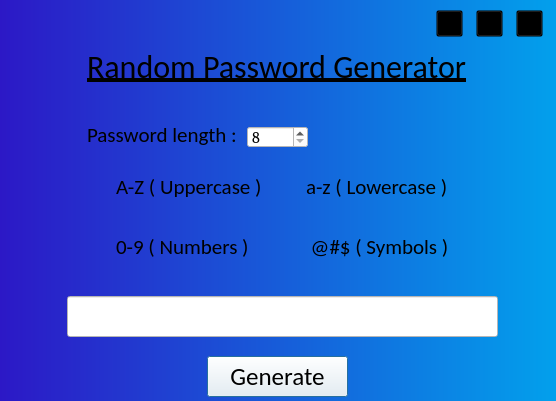
<?xml version="1.0" encoding="UTF-8"?>
<ui version="4.0">
 <class>Dialog</class>
 <widget class="QDialog" name="Dialog">
  <property name="windowModality">
   <enum>Qt::NonModal</enum>
  </property>
  <property name="enabled">
   <bool>true</bool>
  </property>
  <property name="geometry">
   <rect>
    <x>0</x>
    <y>0</y>
    <width>556</width>
    <height>401</height>
   </rect>
  </property>
  <property name="windowTitle">
   <string>Password Generator</string>
  </property>
  <property name="styleSheet">
   <string notr="true">background-color: qlineargradient(spread:pad, x1:0, y1:0, x2:1, y2:0, stop:0 rgba(44,24,198,1) stop:1  rgba(2,160,236,1));</string>
  </property>
  <widget class="QPushButton" name="btnGenerate">
   <property name="enabled">
    <bool>true</bool>
   </property>
   <property name="geometry">
    <rect>
     <x>207</x>
     <y>356</y>
     <width>141</width>
     <height>41</height>
    </rect>
   </property>
   <property name="font">
    <font>
     <family>Calibri</family>
     <pointsize>19</pointsize>
     <italic>false</italic>
    </font>
   </property>
   <property name="cursor">
    <cursorShape>PointingHandCursor</cursorShape>
   </property>
   <property name="styleSheet">
    <string notr="true">background-color: rgb(250,250,250);</string>
   </property>
   <property name="text">
    <string>Generate</string>
   </property>
  </widget>
  <widget class="QCheckBox" name="checkUppercase">
   <property name="geometry">
    <rect>
     <x>97</x>
     <y>166</y>
     <width>171</width>
     <height>41</height>
    </rect>
   </property>
   <property name="font">
    <font>
     <family>Calibri</family>
     <pointsize>16</pointsize>
    </font>
   </property>
   <property name="styleSheet">
    <string notr="true">background-color: transparent;</string>
   </property>
   <property name="text">
    <string>A-Z ( Uppercase )</string>
   </property>
  </widget>
  <widget class="QCheckBox" name="checkLowercase">
   <property name="geometry">
    <rect>
     <x>287</x>
     <y>166</y>
     <width>171</width>
     <height>41</height>
    </rect>
   </property>
   <property name="font">
    <font>
     <family>Calibri</family>
     <pointsize>16</pointsize>
    </font>
   </property>
   <property name="styleSheet">
    <string notr="true">background-color: transparent;</string>
   </property>
   <property name="text">
    <string>a-z ( Lowercase )</string>
   </property>
  </widget>
  <widget class="QCheckBox" name="checkNumbers">
   <property name="geometry">
    <rect>
     <x>97</x>
     <y>226</y>
     <width>161</width>
     <height>41</height>
    </rect>
   </property>
   <property name="font">
    <font>
     <family>Calibri</family>
     <pointsize>16</pointsize>
    </font>
   </property>
   <property name="styleSheet">
    <string notr="true">background-color: transparent;</string>
   </property>
   <property name="text">
    <string>0-9 ( Numbers )</string>
   </property>
  </widget>
  <widget class="QCheckBox" name="checkSymbols">
   <property name="geometry">
    <rect>
     <x>287</x>
     <y>226</y>
     <width>171</width>
     <height>41</height>
    </rect>
   </property>
   <property name="font">
    <font>
     <family>Calibri</family>
     <pointsize>16</pointsize>
    </font>
   </property>
   <property name="styleSheet">
    <string notr="true">background-color: transparent;</string>
   </property>
   <property name="text">
    <string> @#$ ( Symbols )</string>
   </property>
  </widget>
  <widget class="QLabel" name="label">
   <property name="geometry">
    <rect>
     <x>87</x>
     <y>114</y>
     <width>161</width>
     <height>41</height>
    </rect>
   </property>
   <property name="font">
    <font>
     <family>Calibri</family>
     <pointsize>16</pointsize>
    </font>
   </property>
   <property name="styleSheet">
    <string notr="true">background-color: transparent;</string>
   </property>
   <property name="text">
    <string>Password length :</string>
   </property>
  </widget>
  <widget class="QSpinBox" name="Pass_length">
   <property name="geometry">
    <rect>
     <x>247</x>
     <y>126</y>
     <width>61</width>
     <height>22</height>
    </rect>
   </property>
   <property name="font">
    <font>
     <family>Cambria</family>
     <pointsize>12</pointsize>
    </font>
   </property>
   <property name="styleSheet">
    <string notr="true">background-color: rgb(255,255,255);</string>
   </property>
   <property name="minimum">
    <number>8</number>
   </property>
  </widget>
  <widget class="QLineEdit" name="txtPass">
   <property name="enabled">
    <bool>true</bool>
   </property>
   <property name="geometry">
    <rect>
     <x>67</x>
     <y>296</y>
     <width>431</width>
     <height>41</height>
    </rect>
   </property>
   <property name="font">
    <font>
     <family>Calibri</family>
     <pointsize>18</pointsize>
    </font>
   </property>
   <property name="autoFillBackground">
    <bool>false</bool>
   </property>
   <property name="styleSheet">
    <string notr="true">background-color: rgb(255, 255, 255);</string>
   </property>
  </widget>
  <widget class="QLabel" name="label_2">
   <property name="geometry">
    <rect>
     <x>87</x>
     <y>36</y>
     <width>391</width>
     <height>61</height>
    </rect>
   </property>
   <property name="font">
    <font>
     <family>Calibri</family>
     <pointsize>24</pointsize>
     <underline>true</underline>
    </font>
   </property>
   <property name="styleSheet">
    <string notr="true">background-color:transparent;</string>
   </property>
   <property name="text">
    <string>Random Password Generator</string>
   </property>
  </widget>
  <widget class="QPushButton" name="btncopy">
   <property name="geometry">
    <rect>
     <x>460</x>
     <y>300</y>
     <width>35</width>
     <height>33</height>
    </rect>
   </property>
   <property name="cursor">
    <cursorShape>PointingHandCursor</cursorShape>
   </property>
   <property name="mouseTracking">
    <bool>false</bool>
   </property>
   <property name="focusPolicy">
    <enum>Qt::StrongFocus</enum>
   </property>
   <property name="toolTip">
    <string/>
   </property>
   <property name="layoutDirection">
    <enum>Qt::LeftToRight</enum>
   </property>
   <property name="styleSheet">
    <string notr="true">
background-image: url(:/C:/Users/Dimuth De Zoysa/Downloads/duplicate.png);</string>
   </property>
   <property name="text">
    <string/>
   </property>
   <property name="default">
    <bool>false</bool>
   </property>
   <property name="flat">
    <bool>true</bool>
   </property>
  </widget>
  <widget class="QPushButton" name="btnMin">
   <property name="geometry">
    <rect>
     <x>436</x>
     <y>10</y>
     <width>27</width>
     <height>27</height>
    </rect>
   </property>
   <property name="styleSheet">
    <string notr="true">background-color: transparent;
background-image: url(:/C:/Users/Dimuth De Zoysa/Downloads/minimize (1).png);</string>
   </property>
   <property name="text">
    <string/>
   </property>
  </widget>
  <widget class="QPushButton" name="btnClose">
   <property name="geometry">
    <rect>
     <x>516</x>
     <y>10</y>
     <width>27</width>
     <height>27</height>
    </rect>
   </property>
   <property name="styleSheet">
    <string notr="true">background-color: transparent;
background-image: url(:/C:/Users/Dimuth De Zoysa/Downloads/close (3).png);</string>
   </property>
   <property name="text">
    <string/>
   </property>
  </widget>
  <widget class="QPushButton" name="btnMax">
   <property name="geometry">
    <rect>
     <x>476</x>
     <y>10</y>
     <width>27</width>
     <height>27</height>
    </rect>
   </property>
   <property name="styleSheet">
    <string notr="true">background-color: transparent;
background-image: url(:/C:/Users/Dimuth De Zoysa/Downloads/maximize (1).png);</string>
   </property>
   <property name="text">
    <string/>
   </property>
   <property name="iconSize">
    <size>
     <width>5</width>
     <height>16</height>
    </size>
   </property>
  </widget>
 </widget>
 <resources>
  <include location="../../Downloads/testresource.qrc"/>
 </resources>
 <connections/>
</ui>
